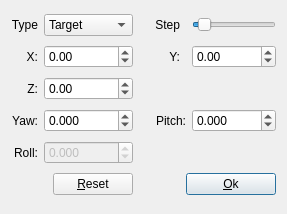
<?xml version="1.0" encoding="UTF-8"?>
<ui version="4.0">
 <class>SceneCameraDialog</class>
 <widget class="QDialog" name="SceneCameraDialog">
  <property name="windowModality">
   <enum>Qt::NonModal</enum>
  </property>
  <property name="geometry">
   <rect>
    <x>0</x>
    <y>0</y>
    <width>287</width>
    <height>214</height>
   </rect>
  </property>
  <property name="sizePolicy">
   <sizepolicy hsizetype="Fixed" vsizetype="Fixed">
    <horstretch>0</horstretch>
    <verstretch>0</verstretch>
   </sizepolicy>
  </property>
  <property name="maximumSize">
   <size>
    <width>287</width>
    <height>214</height>
   </size>
  </property>
  <property name="contextMenuPolicy">
   <enum>Qt::DefaultContextMenu</enum>
  </property>
  <property name="windowTitle">
   <string>SceneCamera</string>
  </property>
  <layout class="QGridLayout" name="gridLayout">
   <item row="0" column="0">
    <widget class="QLabel" name="label">
     <property name="text">
      <string>Type</string>
     </property>
     <property name="alignment">
      <set>Qt::AlignRight|Qt::AlignTrailing|Qt::AlignVCenter</set>
     </property>
    </widget>
   </item>
   <item row="0" column="1" colspan="2">
    <widget class="QComboBox" name="cameraTypeComboBox">
     <property name="maxVisibleItems">
      <number>5</number>
     </property>
     <property name="maxCount">
      <number>5</number>
     </property>
     <property name="frame">
      <bool>true</bool>
     </property>
     <item>
      <property name="text">
       <string>Target</string>
      </property>
     </item>
     <item>
      <property name="text">
       <string>FREE</string>
      </property>
     </item>
    </widget>
   </item>
   <item row="0" column="3">
    <widget class="QLabel" name="label_5">
     <property name="text">
      <string>Step</string>
     </property>
     <property name="alignment">
      <set>Qt::AlignRight|Qt::AlignTrailing|Qt::AlignVCenter</set>
     </property>
    </widget>
   </item>
   <item row="0" column="5">
    <widget class="QSlider" name="stepSlider">
     <property name="minimum">
      <number>1</number>
     </property>
     <property name="maximum">
      <number>100</number>
     </property>
     <property name="singleStep">
      <number>1</number>
     </property>
     <property name="pageStep">
      <number>5</number>
     </property>
     <property name="value">
      <number>8</number>
     </property>
     <property name="orientation">
      <enum>Qt::Horizontal</enum>
     </property>
    </widget>
   </item>
   <item row="1" column="0">
    <widget class="QLabel" name="label_2">
     <property name="text">
      <string>X:</string>
     </property>
     <property name="alignment">
      <set>Qt::AlignRight|Qt::AlignTrailing|Qt::AlignVCenter</set>
     </property>
    </widget>
   </item>
   <item row="1" column="1" colspan="2">
    <widget class="QDoubleSpinBox" name="cameraX">
     <property name="minimum">
      <double>-1000.000000000000000</double>
     </property>
     <property name="maximum">
      <double>1000.000000000000000</double>
     </property>
     <property name="value">
      <double>0.000000000000000</double>
     </property>
    </widget>
   </item>
   <item row="1" column="3">
    <widget class="QLabel" name="label_3">
     <property name="text">
      <string>Y:</string>
     </property>
     <property name="alignment">
      <set>Qt::AlignRight|Qt::AlignTrailing|Qt::AlignVCenter</set>
     </property>
    </widget>
   </item>
   <item row="1" column="5">
    <widget class="QDoubleSpinBox" name="cameraY">
     <property name="minimum">
      <double>-1000.000000000000000</double>
     </property>
     <property name="maximum">
      <double>1000.000000000000000</double>
     </property>
    </widget>
   </item>
   <item row="2" column="0">
    <widget class="QLabel" name="label_4">
     <property name="text">
      <string>Z:</string>
     </property>
     <property name="alignment">
      <set>Qt::AlignRight|Qt::AlignTrailing|Qt::AlignVCenter</set>
     </property>
    </widget>
   </item>
   <item row="2" column="1" colspan="2">
    <widget class="QDoubleSpinBox" name="cameraZ">
     <property name="minimum">
      <double>-1000.000000000000000</double>
     </property>
     <property name="maximum">
      <double>1000.000000000000000</double>
     </property>
    </widget>
   </item>
   <item row="3" column="0">
    <widget class="QLabel" name="label_6">
     <property name="text">
      <string>Yaw:</string>
     </property>
     <property name="alignment">
      <set>Qt::AlignRight|Qt::AlignTrailing|Qt::AlignVCenter</set>
     </property>
    </widget>
   </item>
   <item row="3" column="1" colspan="2">
    <widget class="QDoubleSpinBox" name="cameraYaw">
     <property name="decimals">
      <number>3</number>
     </property>
     <property name="minimum">
      <double>-360.000000000000000</double>
     </property>
     <property name="maximum">
      <double>360.000000000000000</double>
     </property>
     <property name="singleStep">
      <double>0.050000000000000</double>
     </property>
    </widget>
   </item>
   <item row="3" column="3" colspan="2">
    <widget class="QLabel" name="label_7">
     <property name="text">
      <string>Pitch:</string>
     </property>
     <property name="alignment">
      <set>Qt::AlignRight|Qt::AlignTrailing|Qt::AlignVCenter</set>
     </property>
    </widget>
   </item>
   <item row="3" column="5">
    <widget class="QDoubleSpinBox" name="cameraPitch">
     <property name="decimals">
      <number>3</number>
     </property>
     <property name="minimum">
      <double>-90.000000000000000</double>
     </property>
     <property name="maximum">
      <double>90.000000000000000</double>
     </property>
     <property name="singleStep">
      <double>0.050000000000000</double>
     </property>
    </widget>
   </item>
   <item row="4" column="0">
    <widget class="QLabel" name="label_8">
     <property name="text">
      <string>Roll:</string>
     </property>
     <property name="alignment">
      <set>Qt::AlignRight|Qt::AlignTrailing|Qt::AlignVCenter</set>
     </property>
    </widget>
   </item>
   <item row="4" column="1" colspan="2">
    <widget class="QDoubleSpinBox" name="cameraRoll">
     <property name="enabled">
      <bool>false</bool>
     </property>
     <property name="decimals">
      <number>3</number>
     </property>
     <property name="minimum">
      <double>-90.000000000000000</double>
     </property>
     <property name="maximum">
      <double>90.000000000000000</double>
     </property>
     <property name="singleStep">
      <double>0.050000000000000</double>
     </property>
     <property name="value">
      <double>0.000000000000000</double>
     </property>
    </widget>
   </item>
   <item row="5" column="0" colspan="2">
    <spacer name="horizontalSpacer">
     <property name="orientation">
      <enum>Qt::Horizontal</enum>
     </property>
     <property name="sizeHint" stdset="0">
      <size>
       <width>36</width>
       <height>20</height>
      </size>
     </property>
    </spacer>
   </item>
   <item row="5" column="2">
    <widget class="QPushButton" name="resetButton">
     <property name="sizePolicy">
      <sizepolicy hsizetype="Preferred" vsizetype="Fixed">
       <horstretch>0</horstretch>
       <verstretch>0</verstretch>
      </sizepolicy>
     </property>
     <property name="text">
      <string>&amp;Reset</string>
     </property>
    </widget>
   </item>
   <item row="5" column="3">
    <spacer name="horizontalSpacer_2">
     <property name="orientation">
      <enum>Qt::Horizontal</enum>
     </property>
     <property name="sizeHint" stdset="0">
      <size>
       <width>29</width>
       <height>20</height>
      </size>
     </property>
    </spacer>
   </item>
   <item row="5" column="4" colspan="2">
    <widget class="QPushButton" name="okButton">
     <property name="sizePolicy">
      <sizepolicy hsizetype="Preferred" vsizetype="Fixed">
       <horstretch>0</horstretch>
       <verstretch>0</verstretch>
      </sizepolicy>
     </property>
     <property name="text">
      <string>&amp;Ok</string>
     </property>
     <property name="default">
      <bool>true</bool>
     </property>
    </widget>
   </item>
  </layout>
 </widget>
 <resources/>
 <connections>
  <connection>
   <sender>okButton</sender>
   <signal>clicked()</signal>
   <receiver>SceneCameraDialog</receiver>
   <slot>close()</slot>
   <hints>
    <hint type="sourcelabel">
     <x>210</x>
     <y>192</y>
    </hint>
    <hint type="destinationlabel">
     <x>188</x>
     <y>210</y>
    </hint>
   </hints>
  </connection>
 </connections>
 <slots>
  <signal>resetcamera()</signal>
 </slots>
</ui>
